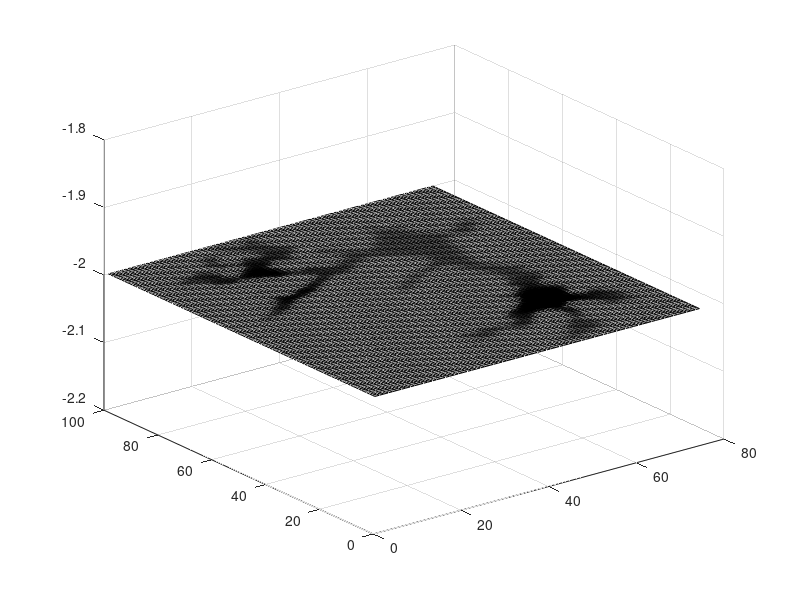

MATLAB code for this plot: (Note: this script raises an error after producing the figure.)
close all;
clear all;

% [datOrg1,maxImg1] = io.readTiffSeq('D:\AVG_ExVivoSuppRaw (1).tif');
load('mask.mat');
load('Example_dat.mat');
T0 = 20;
[H0,W0] = size(mask);
datSel = zeros(H0,W0,T0);
%% 
for t = 1:T0
    curIm = zeros(H0,W0);
    curIm(mask) = 0.6;%exp(-t/5)/0.9*0.4+0.6;
    curIm(~mask) = 0.3;
%     curIm = imgaussfilt(curIm,1);
    datSel(:,:,t) = curIm;
end

%% Signals
points = ...
[22,22,1,0.2;
39,21,1,0.2;
75,55,1,0.3;
22,22,2,0.4;
39,21,2,0.4;
75,55,2,0.6;
22,22,3,0.6;
39,21,3,0.6;
75,55,3,0.9;
22,22,4,0.9;
39,21,4,0.9;
27,27,5,0.8;
75,55,4,1.0;
63,58,4,1.0;
30,33,5,1.0;
59,59,5,1.0;
27,42,6,0.5;
53,59,6,1.0;
28,48,7,0.4;
45,59,7,1.0;
26,67,7,0.5;
28,53,8,1.0;
% 32,59,8,1.0;
26,67,8,1.0;
28,53,9,0.7;
26,67,9,0.7;
28,53,10,0.5;
26,67,10,0.5;
28,53,11,0.3;
26,67,11,0.3;
28,53,12,0.1;
26,67,12,0.1;
28,53,13,0.1;
28,53,14,0.3;
28,53,15,0.5;
28,53,16,0.8;
28,53,17,1;
28,53,18,0.8;
28,53,19,0.6;
28,53,20,0.3;
];

signal = zeros(H0,W0,T0);
for i = 1:size(points,1)
    centerX = points(i,1);
    centerY = points(i,2);
    t = points(i,3);
    strength = points(i,4);
    [X,Y]=meshgrid(1:W0,1:H0);
    sigma = 8;
    if(centerX==26) sigma = 2;end
    curIm = exp(-((Y-centerX).^2+(X-centerY).^2)/2/sigma^2);
    signal(:,:,t) =  signal(:,:,t) + curIm*strength;
end
for t = 1:T0
    curIm = signal(:,:,t);
    curIm(~mask) = 0;
    signal(:,:,t) = curIm;
    datSel(:,:,t) = imgaussfilt(datSel(:,:,t)+curIm,1);
end
datSel = datSel + signal;
% datSel = 0.3 + imgaussfilt(signal,1);
%% 
xShift = [zeros(5,1);randi([0,10],15,1)];
yShift = [zeros(5,1);randi([0,10],15,1)];
% xShift = [zeros(20,1);];
% yShift = [zeros(20,1);];
datShow = zeros(H0,W0,T0);
for t = 1:T0
%     rgh = xShift(t)+1:H0;
%     rgw = yShift(t)+1:W0;
    curIm = ones(H0,W0)*0.3;
    curIm(1:end-xShift(t),1:end-yShift(t)) = datSel(xShift(t)+1:H0,yShift(t)+1:W0,t);
    datShow(:,:,t) = curIm;
end

%% Draw
f = figure('Position',[100,100,1000,400]);
axRaw = axes(f);
datShow = flipud(datShow);
for ii=1:T0
    % raw data and events
    img0 = 1-datShow(:,:,ii);
    imgx = cat(3,img0,img0,img0);
    alphaMap = ones(H0,W0)*0.2;
    %%
    [gX,gY,gZ] = meshgrid(1:W0,1:H0,-ii*2);
    gX = gX - yShift(ii);
    gY = gY - xShift(ii);
    s = surf(axRaw,gX,gY,gZ,imgx);hold on
    s.AlphaData = alphaMap;
    s.AlphaDataMapping = 'none';
    s.FaceAlpha = 'flat';
    s.EdgeColor = 'none'; 
end

pbaspect([W0 H0 W0*5])
axRaw.CameraUpVector = [0 1 0];
campos([2000,596 52]);
axis off